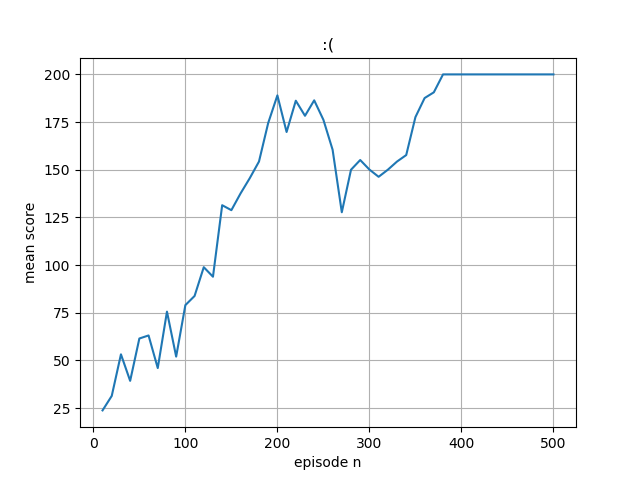

This figure's Python source:
import numpy as np
import gym
import sys
import tensorflow as tf 
import matplotlib
import matplotlib.pyplot as plt
model = tf.keras.models.Sequential([
  tf.keras.layers.Dense(128,input_shape=(1,4),activation='relu'),
  tf.keras.layers.Dense(2, activation='softmax')
])
optimizer = tf.keras.optimizers.Adam(learning_rate = 0.01)
#compute_loss = tf.keras.losses.MSE
#compute_loss = tf.keras.losses.BinaryCrossentropy()
compute_loss = tf.keras.losses.CategoricalCrossentropy()
model.summary()
episode_n=[]
mean_score=[]
def reset_grad_buffer(grad_buffer):
    for ix,grad in enumerate(grad_buffer):
        grad_buffer[ix] = grad * 0
    return grad_buffer

def discount_normalize_rewards(r, gamma = 0.99):
    discounted_r = np.zeros_like(r)
    running_add = 0
    for t in reversed(range(0, r.size)):
        running_add = running_add * gamma + r[t]
        discounted_r[t] = running_add
        # print(discounted_r)
    discounted_r -= np.mean(discounted_r)
    discounted_r /= np.std(discounted_r)
    return discounted_r
env = gym.make('CartPole-v0')
env.seed(1)
# env._max_episode_steps = 1000
episodes = 500
batch_size = 10
score=0
grad_buffer = model.trainable_variables
reset_grad_buffer(grad_buffer)
for e in range(episodes):
  
  state = env.reset()
  
  episode_memory = []
  episode_score = 0
  done = False 
  while not done:
    with tf.GradientTape() as tape:
      #forward pass
      state = state.reshape([1,4])
      logits = model(state)
      a_dist = logits.numpy()
      # Choose random action with p = action 
      a = np.random.choice(a_dist[0],p=a_dist[0])
      a, = np.where(a_dist[0] == a)
      a=a[0]   #need numpy int64
      # if(a==0):
      # 	loss = compute_loss([[1,0]], logits)
      # else:
      # 	loss = compute_loss([[0,1]], logits)
      loss=-tf.math.log(tf.gather(tf.squeeze(logits),tf.convert_to_tensor(a)))
    # make the choosen action 
    state, reward, done, _ = env.step(a)
    episode_score +=reward
    grads = tape.gradient(loss, model.trainable_variables)
    episode_memory.append([grads,reward])
  score+=episode_score
  episode_memory = np.array(episode_memory)
  episode_memory[:,1] = discount_normalize_rewards(episode_memory[:,1])
  for grads, r in episode_memory:
    for ix,grad in enumerate(grads):
      grad_buffer[ix] += grad*r
  print("Episode  {}  Score  {}".format(e, episode_score))

  if (e+1) % batch_size == 0:
    episode_n.append(e+1)
    mean_score.append(score/10)
    print("Episode  mean  score  {}".format(score/10))
    score=0
    print("Policy Updated")
    optimizer.apply_gradients(zip(grad_buffer, model.trainable_variables))
    reset_grad_buffer(grad_buffer)  

fig, ax = plt.subplots()
ax.plot(episode_n, mean_score)
ax.set(xlabel='episode n', ylabel='mean score',title=':(')
ax.grid()
fig.savefig("test3.png")
plt.show()
